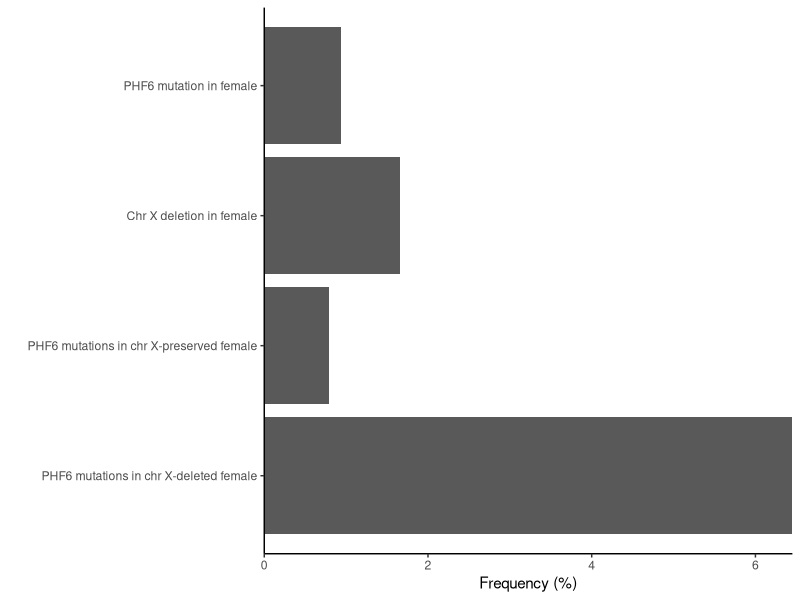

Source code (R):
library(Epi)
twoby2(matrix(c(29, 3685-29, 4, 58), nrow=2))
data <- data.frame(c("PHF6 mutation in female", "Chr X deletion in female", "PHF6 mutations in chr X-preserved female", 
                     "PHF6 mutations in chr X-deleted female"))
colnames(data) <- "Category"
data$Percent <- c(36/3840*100, 62/3747*100, 29/3685*100, 4/62*100)

data <- transform(data, Category=factor(Category, levels=rev(c("PHF6 mutation in female", "Chr X deletion in female", 
                                                           "PHF6 mutations in chr X-preserved female", 
                                                           "PHF6 mutations in chr X-deleted female"))))

library(ggplot2)
g <- ggplot(data,aes(x=Category, y=Percent))
g <- g + geom_bar(stat="identity")
g <- g + xlab("") + ylab("Frequency (%)")
g <- g + scale_y_continuous(expand=c(0,0))
g <- g + theme_classic()
g <- g + coord_flip()
g
